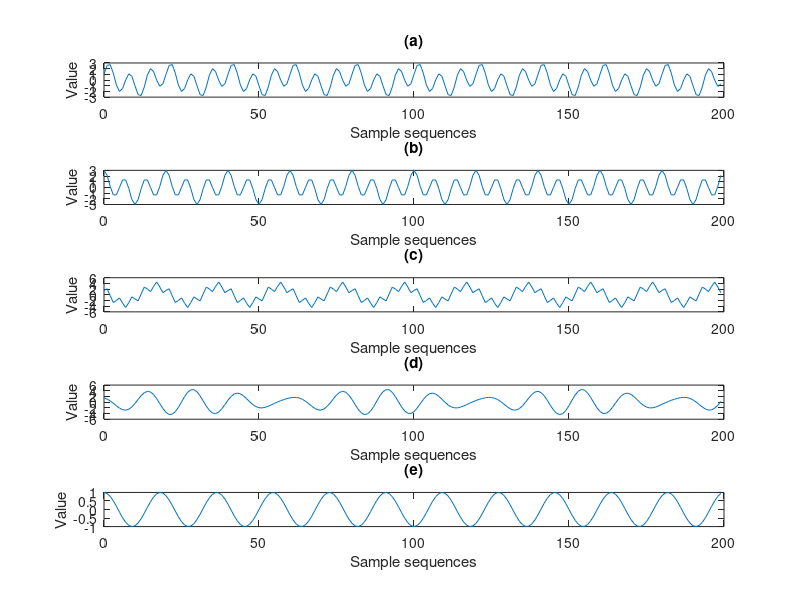

MATLAB code to generate this figure:
% close all;
% clear all;clc;
figure('Name','Question 2') ;
p=pi;
n=0:1:199;
x0=cos(.1*p.*n)+2*sin(.3*p.*n);
x1=cos(.1*p.*n)+2*cos(.3*p.*n);
x2=3*cos(.1*p.*n+p/3)+1.5*sin(.5*p.*n);
x3=3*cos(.4.*n+p/3)+1.5*sin(.5.*n);
x4=cos(.11*p.*n);
% plot(n,x0,'r-',n,x1,'b-',n,x2,'g-',n,x3,'c-',n,x4,'k-');
% title('Lab03-2');
% legend('x[0]','x[1]','x[2]','x[3]','x[4]');
subplot(5,1,1)
plot(n,x0);
title('(a)');
xlabel('Sample sequences');ylabel('Value');
subplot(5,1,2)
plot(n,x1);
title('(b)');
xlabel('Sample sequences');ylabel('Value');
subplot(5,1,3)
plot(n,x2);
title('(c)');
xlabel('Sample sequences');ylabel('Value');
subplot(5,1,4)
plot(n,x3);
title('(d)');
xlabel('Sample sequences');ylabel('Value');
subplot(5,1,5)
plot(n,x4);
title('(e)');
xlabel('Sample sequences');ylabel('Value');